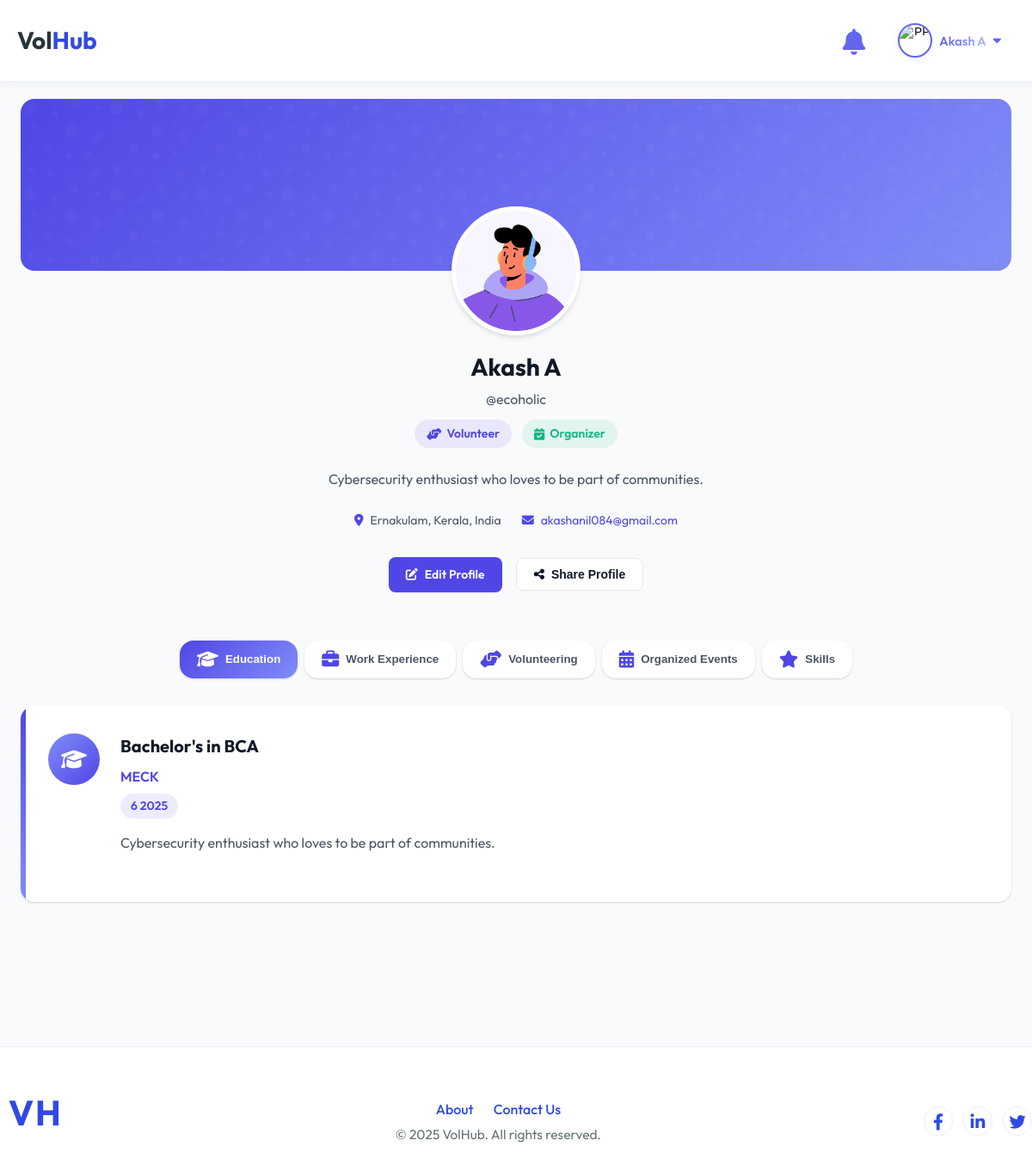
/User/profile/ (signed in), run on the app's committed database.
### Guest/models.py (models this page shows, shortened)
class tbl_user(models.Model):
    user_email = models.EmailField(max_length=50, unique=True)
    user_name = models.CharField(max_length=50, null=True, blank=True)
    user_username = models.CharField(max_length=50, null=True, blank=True)
    user_contact = models.CharField(max_length=10, null=True, blank=True)
    user_address = models.CharField(max_length=100, null=True, blank=True)
    user_password = models.CharField(max_length=128, null=True, blank=True)  # Store hashed password
    user_city = models.ForeignKey(tbl_city, on_delete=models.CASCADE, null=True)
    user_photo = models.FileField(upload_to="Assets/Files/User", null=True, blank=True)
    user_gender = models.CharField(max_length=100, null=True, blank=True)
    user_bio = models.TextField(null=True, blank=True)
    user_links = models.TextField(null=True, blank=True)  # Store as JSON (GitHub, LinkedIn, etc.)
    user_degree_type = models.CharField(max_length=50, null=True, blank=True)
    user_institution = models.CharField(max_length=100, null=True, blank=True)
    user_field_of_study = models.CharField(max_length=100, null=True, blank=True)
    user_graduation_month = models.IntegerField(null=True, blank=True)  # Store as month number (1-12)
    user_graduation_year = models.IntegerField(null=True, blank=True)  # Store as year (YYYY)
    user_emergency_name = models.CharField(max_length=100, null=True, blank=True)
    user_emergency_phone = models.CharField(max_length=15, null=True, blank=True)
    user_organization_name = models.CharField(max_length=100, null=True, blank=True)
    user_job_title = models.CharField(max_length=100, null=True, blank=True)
    user_industry = models.CharField(max_length=100, null=True, blank=True)
    user_location = models.CharField(max_length=100, null=True, blank=True)
    user_official_address = models.CharField(max_length=200, null=True, blank=True)
    user_official_contact_number = models.CharField(max_length=15, null=True, blank=True)
    is_basic_profile_complete = models.BooleanField(default=False)
    is_volunteer_profile_complete = models.BooleanField(default=False)
    is_organizer_profile_complete = models.BooleanField(default=False)
    user_past_volunteering = models.TextField(null=True, blank=True)
    user_type = models.CharField(max_length=10, choices=USER_TYPES, default='volunteer')
    user_visibility = models.BooleanField(default=False)  # If true, profile is public and visible to anyone

### Admin/models.py (models this page shows)
class tbl_city(models.Model):
    name = models.CharField(max_length=100)
    state = models.ForeignKey(tbl_state, on_delete=models.CASCADE)

class tbl_state(models.Model):
    name = models.CharField(max_length=100)
    country = models.ForeignKey(tbl_country, on_delete=models.CASCADE)

class tbl_country(models.Model):
    country_code=models.CharField(max_length=10)
    country_name=models.CharField(max_length=50)
    country_phone_code=models.IntegerField()

### User/views.py (the view)
# urls.py: path('profile/', views.profile, name='profile'),
def profile(request):
    if 'u_id' not in request.session:
        return redirect('Guest:login')
    user = tbl_user.objects.get(id=request.session['u_id'])
    is_volunteer = 'volunteer' in user.user_type.lower() or 'both' in user.user_type.lower()
    is_organizer = 'organizer' in user.user_type.lower() or 'both' in user.user_type.lower()
    return render(request, 'User/profile.html', {
        'user': user,
        'is_volunteer': is_volunteer,
        'is_organizer': is_organizer
    })

### User/templates/User/profile.html (shortened to what this page needs)
{% extends 'Guest/base.html' %}
{% block content %}
<div class="profile-container">
    <div class="profile-header">
        <div class="profile-cover"></div>
        <div class="profile-avatar">
            <img src="{% if user.user_photo %}{{ user.user_photo.url }}
                        {% elif request.session.gender == 'Male' %}
                            https://avatar.iran.liara.run/public/boy
                        {% elif request.session.gender == 'Female' %}
                            https://avatar.iran.liara.run/public/girl
                        {% elif request.session.username %}
                            https://avatar.iran.liara.run/username?username={{ request.session.username|urlencode }}&bold=false&length=1
                        {% else %}
                            /static/Guest/images/default-profile.png
                        {% endif %}"
                    alt="Profile Picture">
        </div>
        <div class="profile-info">
            <h1 class="profile-name">{{ user.user_name|default:"John Doe" }}</h1>
            <p class="profile-username">@{{ user.user_username|default:"johndoe" }}</p>
            <div class="profile-badges">
                {% if user.user_type == 'volunteer' or user.user_type == 'both' %}
                    <span class="badge badge-volunteer">
                        <i class="fas fa-hands-helping"></i> Volunteer
                    </span>
                {% endif %}
                {% if user.user_type == 'organizer' or user.user_type == 'both' %}
                    <span class="badge badge-organizer">
                        <i class="fas fa-calendar-check"></i> Organizer
                    </span>
                {% endif %}
            </div>
            <p class="profile-bio">{{ user.user_bio|default:"Passionate volunteer with experience in community service. Dedicated to positive impact." }}</p>
            <div class="profile-details">
                <div class="detail-item">
                    <i class="fas fa-map-marker-alt"></i>
                    <span>
                        {{ user.user_city.name|default:"City" }},
                        {{ user.user_city.state.name|default:"State" }},
                        {{ user.user_city.state.country.country_name|default:"Country" }}
                    </span>
                </div>
                <div class="detail-item">
                    <i class="fas fa-envelope"></i>
                    <a href="mailto:{{ user.user_email }}">{{ user.user_email }}</a>
                </div>
            </div>
            <div class="profile-actions">
                <a href="{% url 'User:edit_profile' 1 %}" class="action-btn btn-primary">
                    <i class="fas fa-edit"></i> Edit Profile
                </a>
                <button id="share-profile-btn" class="action-btn btn-secondary">
                    <i class="fas fa-share-alt"></i> Share Profile
                </button>
            </div>
        </div>
    </div>
    <div class="profile-content">
        <div class="modern-tabs">
            <div class="tab-nav">
                <button class="tab-nav-item active" data-tab="education">
                    <i class="fas fa-graduation-cap"></i> Education
                </button>
                <button class="tab-nav-item" data-tab="work">
                    <i class="fas fa-briefcase"></i> Work Experience
                </button>
                <button class="tab-nav-item" data-tab="volunteer">
                    <i class="fas fa-hands-helping"></i> Volunteering
                </button>
                {% if user.user_type == 'organizer' or user.user_type == 'both' %}
                    <button class="tab-nav-item" data-tab="events">
                        <i class="fas fa-calendar-alt"></i> Organized Events
                    </button>
                {% endif %}
                <button class="tab-nav-item" data-tab="skills">
                    <i class="fas fa-star"></i> Skills
                </button>
            </div>
            <div class="tab-content-container">
                <div class="tab-content active" id="education-content">
                    {% if user.user_degree_type or user.user_institution or user.user_field_of_study or user.user_graduation_year %}
                        <div class="education-card">
                            <div class="education-header">
                                <div class="education-icon">
                                    <i class="fas fa-graduation-cap"></i>
                                </div>
                                <div class="education-details">
                                    <h3 class="education-degree">{{ user.user_degree_type|default:"Degree" }} in {{ user.user_field_of_study|default:"Field of Study" }}</h3>
                                    <p class="education-institution">{{ user.user_institution|default:"Institution" }}</p>
                                    <span class="education-period">{{ user.user_graduation_month|default:"Month" }} {{ user.user_graduation_year|default:"Year" }}</span>
                                    <p class="education-description">{{ user.user_bio|default:"No description available" }}</p>
                                </div>
                            </div>
                        </div>
                    {% endif %}
                </div>
            </div>
        </div>
    </div>
</div>
{% endblock %}

### Guest/templates/Guest/base.html (shortened to what this page needs)
{% load static %}
<!DOCTYPE html>
<html lang="en">
<head>
    <link rel="stylesheet" href="https://cdnjs.cloudflare.com/ajax/libs/font-awesome/6.4.0/css/all.min.css">
    <link href="{% static 'Guest/index.css' %}" type="text/css" rel="stylesheet">
</head>
<body class="light-theme">
    <header id="main-header">
        {% if not request.session.u_id %}
            <div class="container">
                <div class="logo" id="logo">
                    <a href="{% if request.session.last_dashboard_url %}{{ request.session.last_dashboard_url }}{% else %}{% url 'User:volunteer_dashboard' %}{% endif %}" style="text-decoration:none; color:inherit;">
                        <span>Vol<span class="highlight">Hub</span></span>
                    </a>
                </div>
                <nav>
                    <ul>
                        <li><a href="{% url 'Guest:index' %}#about">About</a></li>
                        <li><a href="{% url 'Guest:index' %}#features">Features</a></li>
                        <li><a href="{% url 'Guest:index' %}#how-it-works">How It Works</a></li>
                        <li><a href="{% url 'Guest:index' %}#community">Community</a></li>
                    </ul>
                </nav>
                <div class="header-right">
                    <a href="{% url 'Guest:sign_up' %}" class="btn btn-secondary">Sign Up</a>
                </div>
                <div class="mobile-menu-btn" aria-label="Toggle mobile menu" role="button" tabindex="0">
                    <div class="bar"></div>
                    <div class="bar"></div>
                    <div class="bar"></div>
                </div>
            </div>
        {% else %}
            <div class="container">
                <div class="logo" id="logo">
                    <a href="{% if request.session.last_dashboard_url %}{{ request.session.last_dashboard_url }}{% else %}{% url 'User:volunteer_dashboard' %}{% endif %}" style="text-decoration:none; color:inherit;">
                        <span>Vol<span class="highlight">Hub</span></span>
                    </a>
                </div>
                <div class="header-right">
                    <div class="notification-bell" tabindex="0">
                        <i class="fa fa-bell"></i>
                    </div>
                    <div class="user-dropdown" tabindex="0">
                        <button class="dropdown-toggle" aria-haspopup="true" aria-expanded="false">
                            <img src="{% if request.session.profile_photo_url %}{{ request.session.profile_photo_url }}
                                {% elif request.session.gender == 'Male' %}
                                    https://avatar.iran.liara.run/public/boy
                                {% elif request.session.gender == 'Female' %}
                                    https://avatar.iran.liara.run/public/girl
                                {% elif request.session.username %}
                                    https://avatar.iran.liara.run/username?username={{ request.session.username|urlencode }}&bold=false&length=1
                                {% else %}
                                    /static/Guest/images/default-profile.png
                                {% endif %}"
                            alt="PP" class="profile-photo">
                            <span class="username">{{ request.session.name|default:request.session.username }}</span>
                            <i class="fa fa-caret-down"></i>
                        </button>
                    </div>
                </div>
            </div>
        {% endif %}
    </header>
    <main class="main-content-padding" style="padding-top: 83px;">
        {% block content %}
        {% endblock %}
    </main>
    {% if request.session.u_id %}
    <footer style="background: var(--bg-card); color: var(--text-light); padding: 0; margin-top: 32px;">
        <hr style="border: none; border-top: 1.5px solid var(--border-color); margin: 0 0 24px 0;">
        <div class="container" style="display: flex; flex-direction: row; align-items: center; justify-content: space-between; padding: 20px 0 8px 0; flex-wrap: wrap;">
            <div class="footer-logo" style="display: flex; align-items: center;">
                <span style="background: #fff; color: var(--primary-color); font-weight: bold; font-size: 1.7em; padding: 2px 12px 2px 10px; border-radius: 3px; letter-spacing: 2px;">VH</span>
            </div>
            <div class="footer-center" style="flex: 1; display: flex; flex-direction: column; align-items: center;">
                <div style="margin-bottom: 6px;">
                    <a href="{% url 'Guest:index' %}#about" style="margin: 0 10px; color: var(--primary-color); text-decoration: none; font-weight: 500;">About</a>
                    <a href="{% url 'Guest:index' %}#contact" style="margin: 0 10px; color: var(--primary-color); text-decoration: none; font-weight: 500;">Contact Us</a>
                </div>
                <div style="font-size: 0.97em; color: var(--text-light);">&copy; 2025 VolHub. All rights reserved.</div>
            </div>
            <div class="footer-social" style="display: flex; gap: 12px;">
                <a href="#" aria-label="Facebook" style="display: inline-flex; align-items: center; justify-content: center; width: 34px; height: 34px; border: 1.5px solid var(--border-color); border-radius: 50%; color: var(--primary-color); font-size: 1.2em; transition: background 0.2s, color 0.2s;"><i class="fab fa-facebook-f"></i></a>
                <a href="#" aria-label="LinkedIn" style="display: inline-flex; align-items: center; justify-content: center; width: 34px; height: 34px; border: 1.5px solid var(--border-color); border-radius: 50%; color: var(--primary-color); font-size: 1.2em; transition: background 0.2s, color 0.2s;"><i class="fab fa-linkedin-in"></i></a>
                <a href="#" aria-label="Twitter" style="display: inline-flex; align-items: center; justify-content: center; width: 34px; height: 34px; border: 1.5px solid var(--border-color); border-radius: 50%; color: var(--primary-color); font-size: 1.2em; transition: background 0.2s, color 0.2s;"><i class="fab fa-twitter"></i></a>
            </div>
        </div>
    </footer>
    {% endif %}
</body>
</html>

### data on the page
tbl_user: session.name "Akash A", user_photo (picture), user_name "Akash A", user_username "ecoholic", user_bio "Cybersecurity enthusiast who loves to be part of communities.", user_city.name "Ernakulam", user_city.state.name "Kerala", user_city.state.country.country_name "India", user_email "akashanil084@gmail.com", user_degree_type "Bachelor's", user_field_of_study "BCA", user_institution "MECK", user_graduation_month "6", user_graduation_year "2025"
